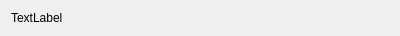
<?xml version="1.0" encoding="UTF-8"?>
<ui version="4.0">
 <class>LogItemWidget</class>
 <widget class="QWidget" name="LogItemWidget">
  <property name="geometry">
   <rect>
    <x>0</x>
    <y>0</y>
    <width>400</width>
    <height>31</height>
   </rect>
  </property>
  <property name="sizePolicy">
   <sizepolicy hsizetype="Preferred" vsizetype="Maximum">
    <horstretch>0</horstretch>
    <verstretch>0</verstretch>
   </sizepolicy>
  </property>
  <property name="windowTitle">
   <string>Form</string>
  </property>
  <layout class="QVBoxLayout" name="verticalLayout">
   <item>
    <widget class="QLabel" name="note">
     <property name="text">
      <string>TextLabel</string>
     </property>
     <property name="wordWrap">
      <bool>true</bool>
     </property>
    </widget>
   </item>
  </layout>
 </widget>
 <resources/>
 <connections/>
</ui>
